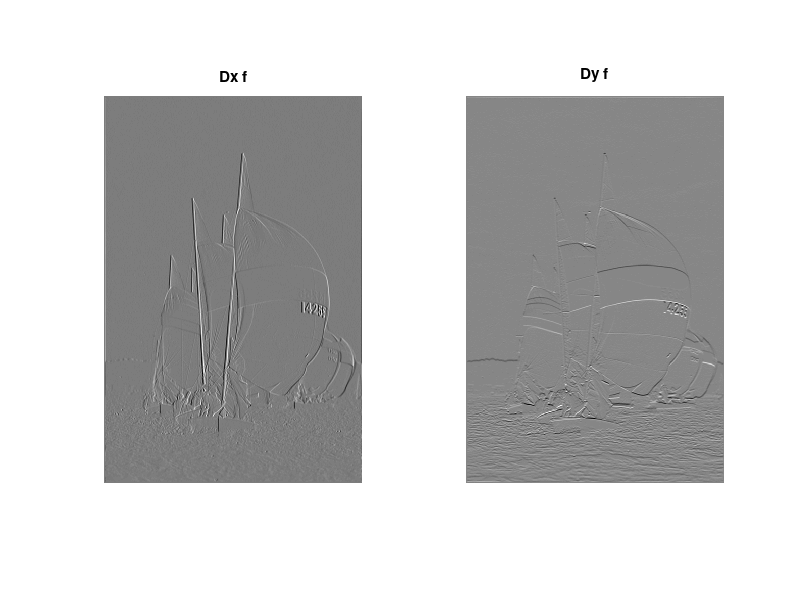
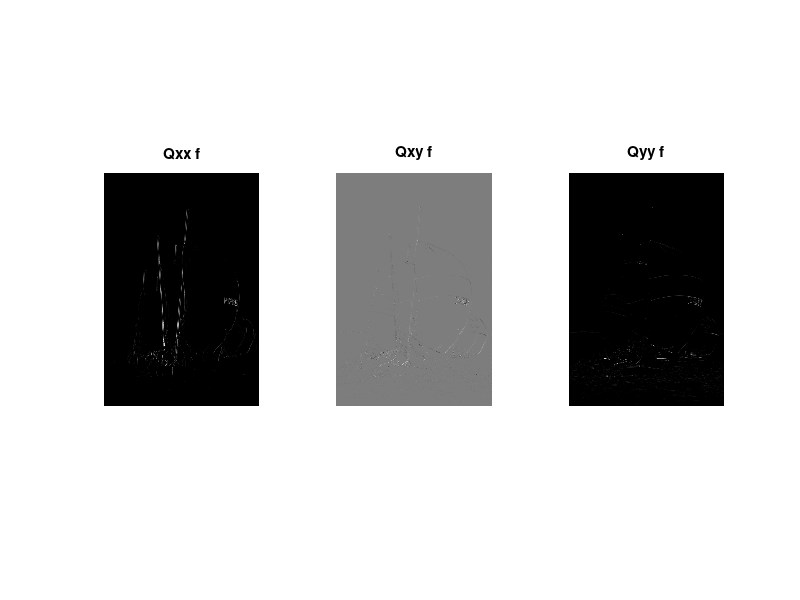
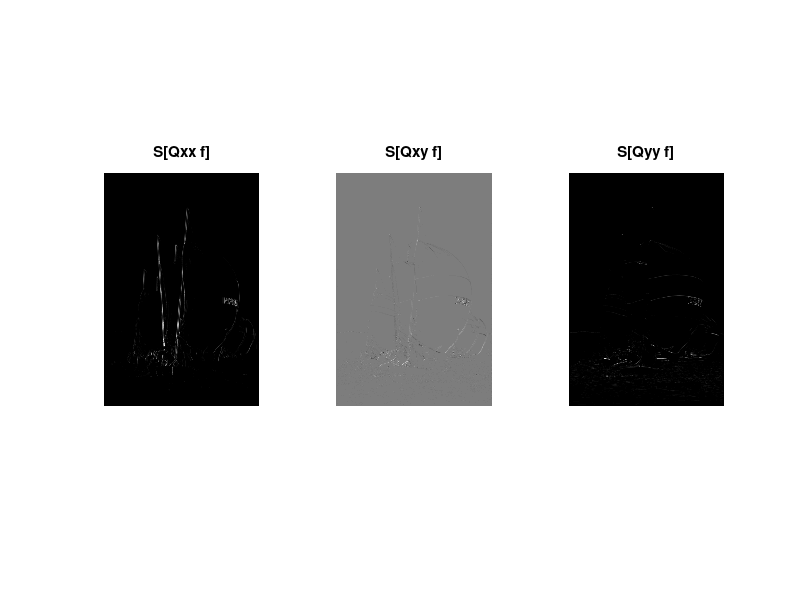

Source code (MATLAB) for these figures, in order:

load('Dxf.mat', 'Dxf');
load('Dyf.mat', 'Dyf');



figure(1);
subplot(1,2,1);
imagesc(Dxf);
colormap gray;
title('Dx f')
axis image off;
subplot(1,2,2);
imagesc(Dyf);
colormap gray;
axis image off;
title('Dy f')

% combined derivatives

Qxxf = Dxf.^2;

Qxyf = Dxf .* Dyf; 

Qyyf = Dyf.^2;

figure(2);
subplot(1,3,1);
imagesc(Qxxf);
colormap gray;
axis image off;
title('Qxx f')

subplot(1,3,2);
imagesc(Qxyf);
colormap gray;
axis image off;
title('Qxy f')

subplot(1,3,3);
imagesc(Qyyf);
colormap gray;
axis image off;
title('Qyy f')

% gaussian filter on the combined derivative 

k = fspecial("gaussian",[7,7]);


SQxxf = imfilter(Qxxf,k);

SQxyf = imfilter(Qxyf,k);

SQyyf = imfilter(Qyyf,k);



save SQf.mat SQxxf SQxyf SQyyf;

figure(3);
subplot(1,3,1);
imagesc(SQxxf);
colormap gray;
axis image off;
title('S[Qxx f]')

subplot(1,3,2);
imagesc(SQxyf);
colormap gray;
axis image off;
title('S[Qxy f]')

subplot(1,3,3);
imagesc(SQyyf);
colormap gray;
axis image off;
title('S[Qyy f]')
